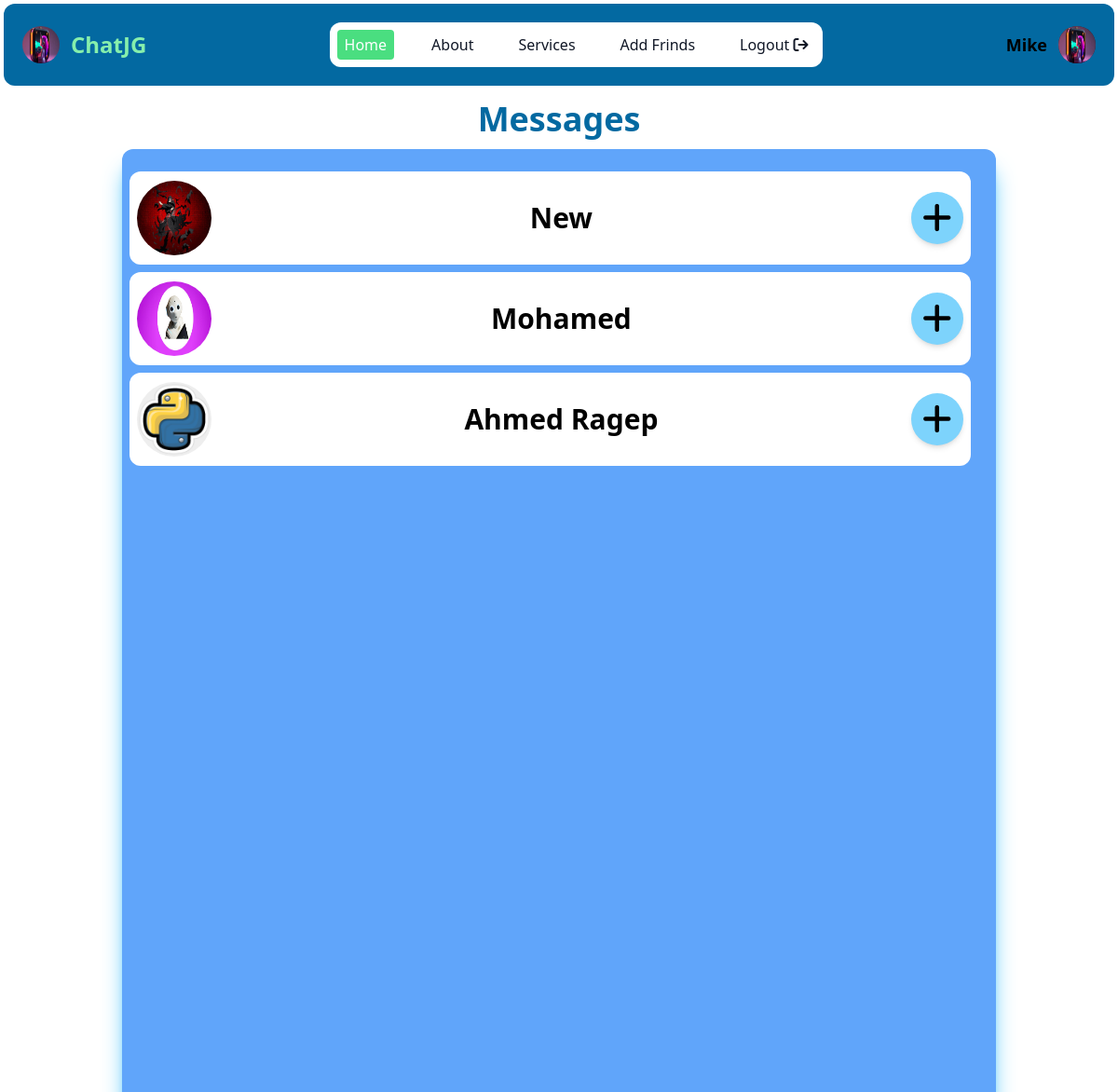
Page /chat/frinds (signed in) on the committed database.
### chat/models.py (models this page shows, shortened)
class Profile(models.Model):
    user = models.OneToOneField(User, on_delete=models.CASCADE)
    name = models.CharField(max_length=50)
    img = models.ImageField(upload_to='profile-image/')
    frinds = models.ManyToManyField("Frind",related_name='frinds')
    class Meta:
        verbose_name = 'Profile'
        verbose_name_plural = 'Profiles'

### chat/views.py (the view)
# urls.py: path('frinds',views.frinds,name='frinds'),
def frinds(request):
  user = request.user.profile
  friends = request.user.profile.frinds.all()
  friends_ids = [friend.id for friend in friends]
  non_friends = Profile.objects.exclude(Q(id__in=friends_ids) | Q(user=request.user))
  context = {
    'all_frinds':non_friends,
    'user':user
  }
  return render(request,'frinds.html',context)

### chat/templates/frinds.html (shortened to what this page needs)
{% extends 'base.html' %}
{% load static %}
{% block content %}
  <p class="m-3 text-center text-sky-700 text-4xl font-bold">Messages</p>
  <div class="flex justify-center">
    <div class="w-[80vh] h-[90vh] py-4 mb-7 bg-blue-400 mt-15 rounded-xl shadow-xl shadow-sky-400 hover:shadow-blue-700">
      {% for frind in all_frinds reversed %}
        <div id="cart-{{frind.id}}" class="w-[77vh] h-[100px] flex justify-between items-center m-2 p-2 bg-white rounded-xl">
          <img src="{{frind.img.url}}" class="w-20 h-20 rounded-full" alt="">
          <div>
            <h3 class="text-center text-3xl font-bold">{{frind.name|title}}</h3>
          </div>
          <div class="w-14 h-14 rounded-full bg-sky-300 flex justify-center items-center shadow-md">
            <a onclick="addFriend({{ frind.id }})" class="relative" onmouseover="showTooltip(this)" onmouseleave="handleMouseLeave(event)">
              <p id="num_msg" class="text-center text-3xl font-bold num_msg"><i id="iconChange-{{frind.id}}" class="fas fa-plus text-4xl"></i></p>
            </a>
          </div>
        </div>
      {% endfor %}
    </div>
  </div>
{% endblock content %}

### chat/templates/base.html (shortened to what this page needs)
<!DOCTYPE html>
<html lang="en">
<head>
  <link rel="stylesheet" href="https://cdnjs.cloudflare.com/ajax/libs/font-awesome/6.5.1/css/all.min.css" />
  <script src="https://cdn.tailwindcss.com"></script>
</head>
<body class="">
  <nav class="bg-sky-700 border-gray-200 p-1 m-1 rounded-xl dark:bg-gray-900">
    <div class="max-w-screen-xl flex flex-wrap items-center justify-between mx-auto p-4">
    <a href="/chat" class="flex items-center space-x-3 rtl:space-x-reverse">
        <img src="{{user.img.url}}" class="flex-shrink-0 h-10 w-10 rounded-full" alt="Flowbite Logo" />
        <span class="self-center text-2xl text-green-300 font-semibold whitespace-nowrap dark:text-white">ChatJG</span>
    </a>
    <div class="flex items-center md:order-2 space-x-3 md:space-x-0 rtl:space-x-reverse">
        <p class="mr-3 text-lg font-bold">{{request.user.username|title}}</p>
        <button type="button" class="flex text-sm bg-gray-800 rounded-full md:me-0 focus:ring-4 focus:ring-gray-300 dark:focus:ring-gray-600" id="user-menu-button" aria-expanded="false" data-dropdown-toggle="user-dropdown" data-dropdown-placement="bottom">
          <img class="w-10 h-10 rounded-full" src="{{user.img.url}}" alt="user photo">
        </button>
    </div>
    <div class="items-center justify-between hidden w-full md:flex md:w-auto md:order-1" id="navbar-user">
      <ul class="flex flex-col font-medium p-2 mt-4 border border-gray-100 rounded-xl bg-gray-50 md:space-x-8 rtl:space-x-reverse md:flex-row md:mt-0 md:border-0 md:bg-white dark:bg-gray-800 md:dark:bg-gray-900 dark:border-gray-700">
        <li>
          <a href="/" class="block py-1 px-2 text-white bg-green-400 rounded md:dark:text-blue-500" aria-current="page">Home</a>
        </li>
        <li>
          <a href="#" class="block py-1 px-2 text-gray-900 rounded hover:bg-red-100 dark:text-white md:dark:hover:text-blue-500 dark:hover:bg-gray-700 dark:hover:text-white md:dark:hover:bg-transparent dark:border-gray-700">About</a>
        </li>
        <li>
          <a href="#" class="block py-1 px-2 text-gray-900 rounded hover:bg-red-100 dark:text-white md:dark:hover:text-blue-500 dark:hover:bg-gray-700 dark:hover:text-white md:dark:hover:bg-transparent dark:border-gray-700">Services</a>
        </li>
        <li>
          <a href="{% url 'frinds' %}" class="block py-1 px-2 text-gray-900 rounded hover:bg-red-100 dark:text-white md:dark:hover:text-blue-500 dark:hover:bg-gray-700 dark:hover:text-white md:dark:hover:bg-transparent dark:border-gray-700">Add Frinds</a>
        </li>
        {% if request.user.is_authenticated %}
        <form action="" method="POST">
          <li>
            <a href="{% url 'logout' %}" class="block py-1 px-2 text-gray-900 rounded hover:bg-red-100 dark:text-white md:dark:hover:text-blue-500 dark:hover:bg-gray-700 dark:hover:text-white md:dark:hover:bg-transparent dark:border-gray-700">Logout <i class="fa fa-sign-out" aria-hidden="true"></i></a>
          </li>
        </form>
        {% endif %}
      </ul>
    </div>
    </div>
  </nav>
  {% block content %}
  {% endblock content %}
</body>
</html>

### rows in the picture
Profile: img (picture)
Profile: img (picture), name "New"
Profile: img (picture), name "Mohamed"
Profile: img (picture), name "Ahmed Ragep"

### other values in the picture
{{ request.user.username|title }} "Mike"
